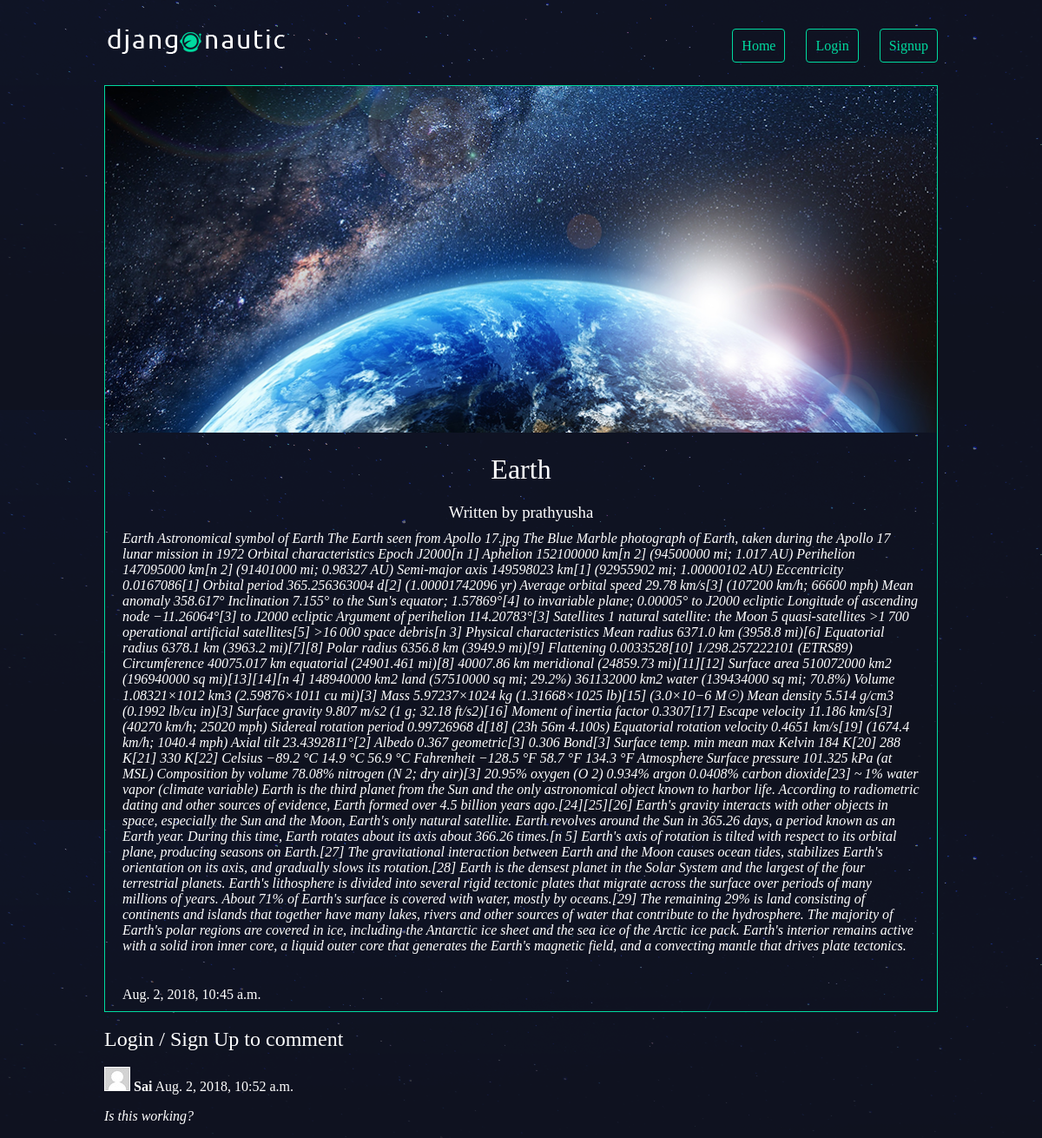
The page /articles/earth/ on the database its author committed.
### articles/models.py (models this page shows, shortened)
class Article(models.Model):
    title = models.CharField(max_length=100)
    slug = models.SlugField()
    body = models.TextField()
    date = models.DateTimeField(auto_now_add=True)
    thumb = models.ImageField(default='star.jpg', blank=True)
    author = models.ForeignKey(User, default=None, on_delete=models.CASCADE)

class Comment(models.Model):
    post = models.ForeignKey('Article', on_delete=models.CASCADE, related_name='comments')
    author = models.ForeignKey(User, default=None, on_delete=models.CASCADE, related_name='comments_author')
    text = models.TextField()
    created_date = models.DateTimeField(auto_now_add=True)
    approved_comment = models.BooleanField(default=False)

### articles/views.py (the view)
# urls.py: url(r'^(?P<slug>[\w-]+)/$', views.article_detail, name="detail"),
def article_detail(request, slug):
    instance = Article.objects.get(slug=slug)
    return render(request, "articles/article_detail.html", {'instance': instance})

### articles/templates/articles/article_detail.html (shortened to what this page needs)
{% extends 'base_layout.html' %}
{% block content %}
<div class="article-detail">
    <div class="article">
        <img src="{{ instance.thumb.url }}" />
        <h2>{{ instance.title }}</h2>
        <h3>Written by {{ instance.author.username }}</h3>
        <p><i>{{ instance.body }}</i></p>
        <br>
        <p>{{ instance.date }}</p>
    </div>
</div>
{% if user.is_authenticated %}
<br>
<br>
<a class="highlight" href="{% url 'articles:add_comment_to_post' slug=instance.slug %}">Add comment</a>
<br>
<br>
{% for comment in instance.comments.all %}
    {% if user.is_authenticated or comment.approved_comment %}
    <div class="comment">
        <div class="date">
          <img src='/prof.jpg' />
          <strong>{{ comment.author }}</strong>
          {{ comment.created_date }}
        </div>
        <p><i>{{ comment.text|linebreaks }}</i></p>
    </div>
    {% endif %}
{% empty %}
    <p>No comments here yet :(</p>
{% endfor %}
{% else %}
<br>
<h2>Login / Sign Up to comment</h2>
<br>
{% for comment in instance.comments.all %}
    <div class="comment">
        <div class="date">
            <img src='/prof.jpg' />
            <strong>{{ comment.author }}</strong>
            {{ comment.created_date }}
        </div>
        <p><i>{{ comment.text|linebreaks }}</i></p>
    </div>
{% empty %}
    <p>No comments here yet :(</p>
{% endfor %}
{% endif %}
{% endblock %}

### assets/styles.css (style rules this page uses)
body { background-color: #0f121f; background-image: url(/static/stars.png); background-repeat-y: no-repeat; color: #fff; }
body * { font-family: Ubuntu; }
h1, h2, h3, h4, h5 { font-weight: normal; margin: 0; }
.article { padding: 10px; border: 1px solid #00dba0; position: relative; padding-bottom: 40px; }
.article h2 { font-size: 1.2em; }
.article-detail .article { padding: 0; }
.article-detail .article img { max-width: 100%; }
.article-detail .article h2 { text-align: center; margin: 20px auto; font-size: 2em }
.article-detail .article h3 { text-align: center; }
.article-detail .article p { margin: 10px 20px }

### rows shown on the page
Article: thumb (picture), title "Earth", author.username "prathyusha", body "Earth Astronomical symbol of Earth The Earth seen from Apollo 17.jpg The Blue Marble photograph of Earth, taken during the Apollo 17 lunar mission in 1972 Orbital characteristics Epoch J2000[n 1] Aphelion 152100000 km[n 2] (94500000 mi; 1.017 AU) Perihelion 147095000 km[n 2] (91401000 mi; 0.98327 AU) Semi-major axis 149598023 km[1] (92955902 mi; 1.00000102 AU) Eccentricity 0.0167086[1] Orbital period 365.256363004 d[2] (1.00001742096 yr) Average orbital speed 29.78 km/s[3] (107200 km/h; 66600 mph) Mean anomaly 358.617° Inclination 7.155° to the Sun's equator; 1.57869°[4] to invariable plane; 0.00005° to J2000 ecliptic Longitude of ascending node −11.26064°[3] to J2000 ecliptic Argument of…", date "Aug. 2, 2018, 10:45 a.m."
Comment: author "Sai", created_date "Aug. 2, 2018, 10:52 a.m."
